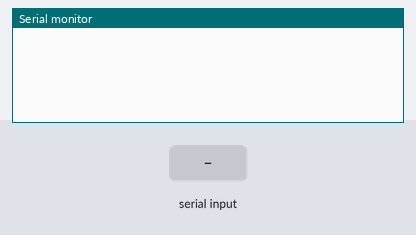
Bench run of a sketch on a simulated Arduino Uno, built with avr-gcc and run on an emulated ATmega328P. Shown: the last lines printed to the serial monitor. The inputs (shaded band) are chosen by the test bench.

Above: at 1.2 s.
1.3 s: "R" received over Serial
At 2.5 s:
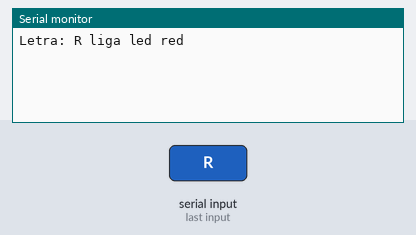
2.8 s: "G" received over Serial
At 3.9 s:
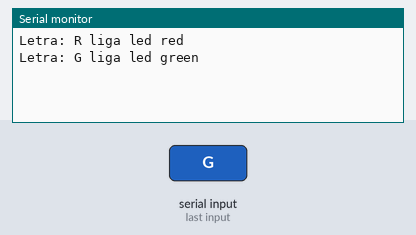
4.3 s: "Y" received over Serial
At 5.0 s:
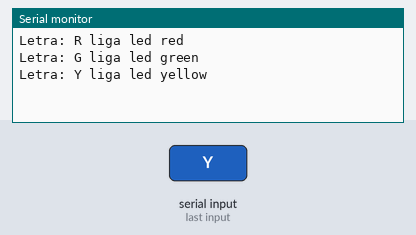

The sketch:

exercise03.ino
```cpp
int red = 8;
int green = 9;
int yellow = 10;

void setup()
{
  for(int i = 8; i >= 10; i++) {
    pinMode(i, OUTPUT);
  }

  Serial.begin(9600);
}

void loop()
{
  if (Serial.available() > 0) {
    char character = Serial.read();

    switch(character) {
      case 'R':
		printMessage(character, "red");
        digitalWrite(red, HIGH);
  		digitalWrite(green, LOW);
      	digitalWrite(yellow, LOW);
      	delay(500);
        break;
      case 'G':
      	printMessage(character, "green");
         digitalWrite(green, HIGH);
  		digitalWrite(red, LOW);
      	digitalWrite(yellow, LOW);
        break;
      case 'Y':
      	printMessage(character, "yellow");
        digitalWrite(yellow, HIGH);
  		digitalWrite(green, LOW);
      	digitalWrite(red, LOW);
      	delay(500);
        break;
      default:
        break;
    }
  }
}

void printMessage(char character, String cor) {
	Serial.print("Letra: ");
	Serial.print(character);
	Serial.println(" liga led " + cor);

}
```

exercise05.ino
```cpp

```

Measured:
- after the input at 1.3 s, the serial monitor: prints a new line at once (image 1)
- after the input at 2.8 s, the serial monitor: prints a new line at once (image 2)
- after the input at 4.3 s, the serial monitor: prints a new line at once (image 3)
